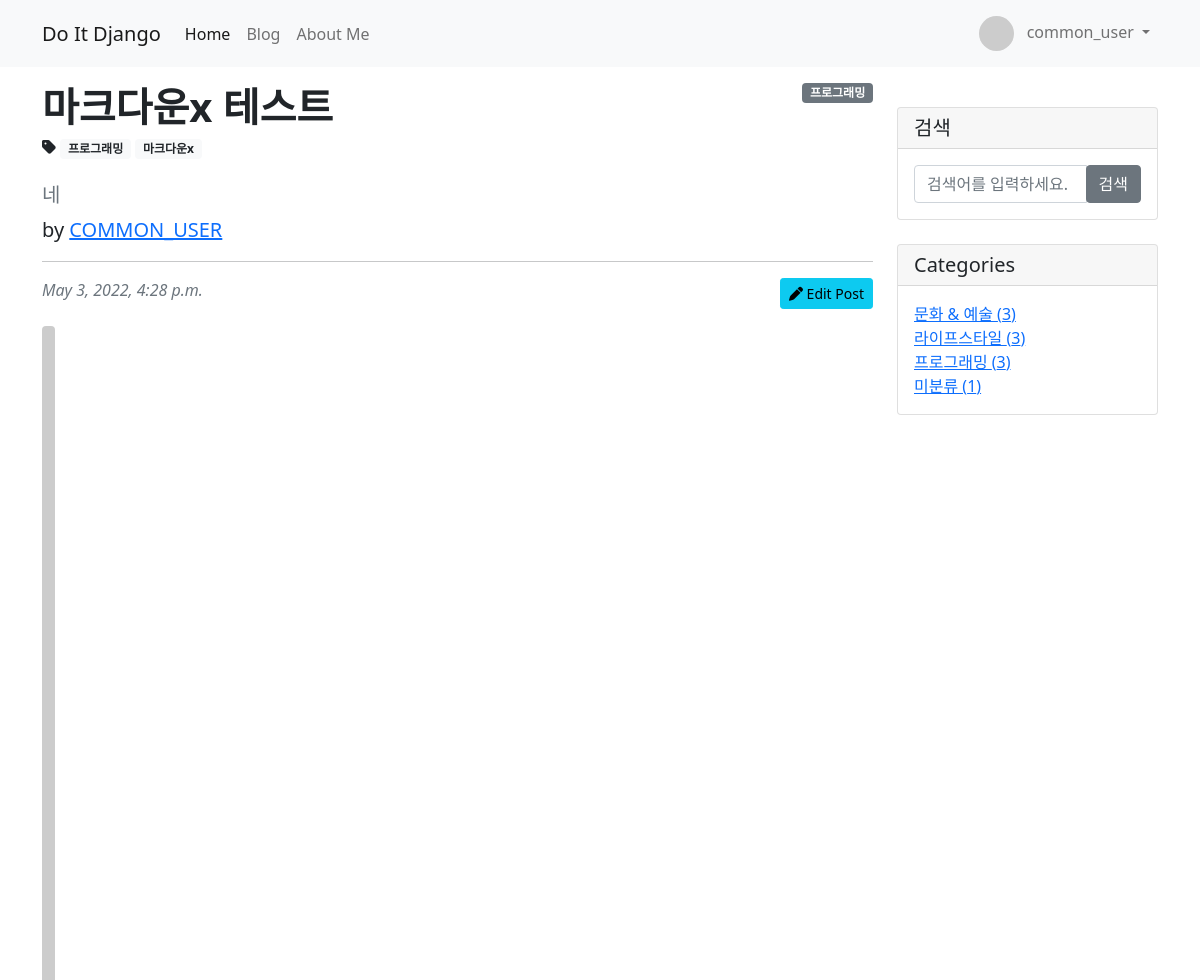
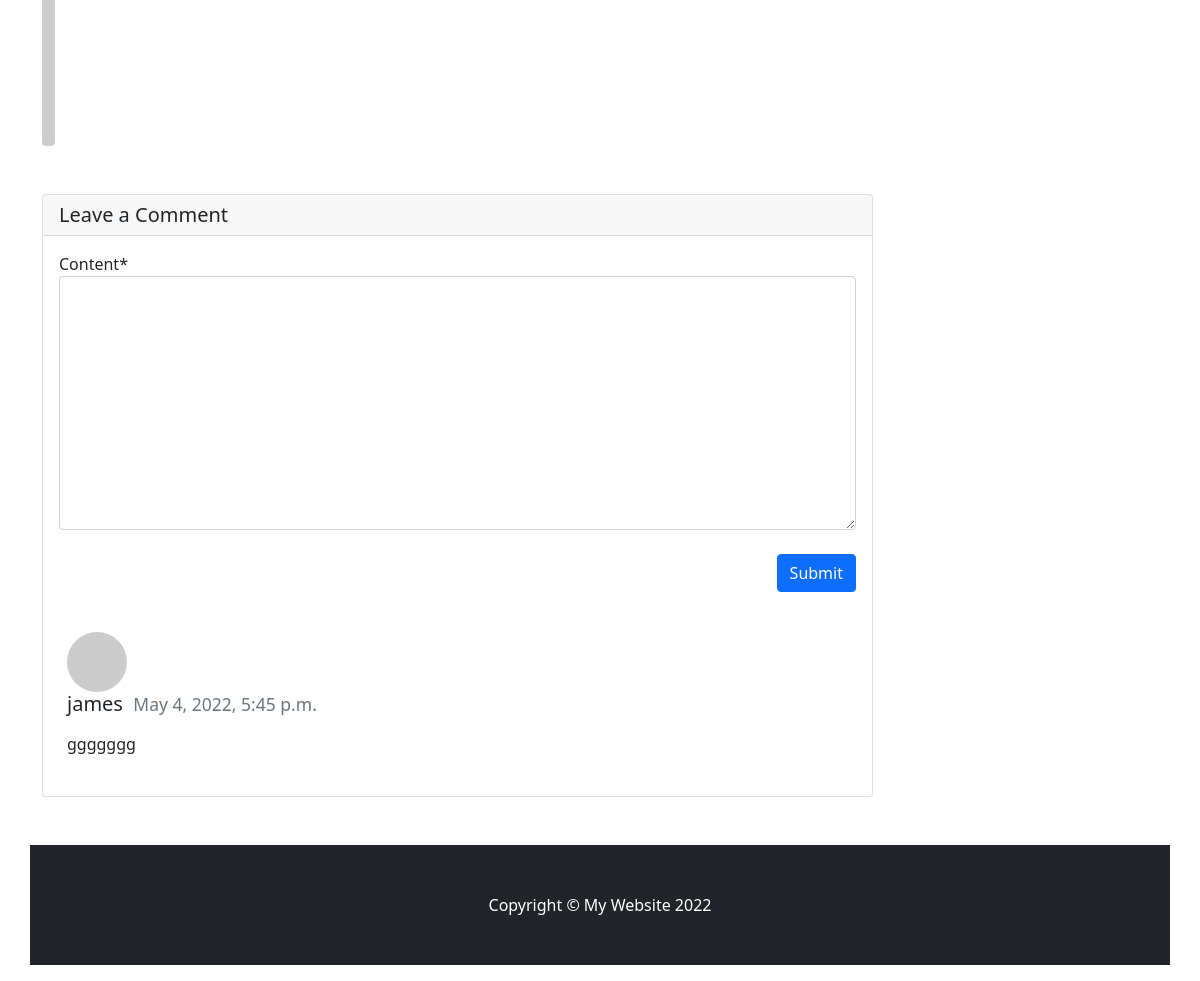
The app's page /blog/13/ (signed in) with its own data (2 pictures, top to bottom).
### blog/models.py (models this page shows, shortened)
class Post(models.Model) :
    title = models.CharField(max_length = 30)
    hook_text = models.CharField(max_length = 100, blank = True)
    content = MarkdownxField()
    head_imag = models.ImageField(upload_to = 'blog/images/%Y/%m/%d/', blank = True)
    file_upload = models.FileField(upload_to = 'blog/files/%Y/%m/%d/', blank = True)
    create_at = models.DateTimeField(auto_now_add = True)
    update_at = models.DateTimeField(auto_now = True)
    author = models.ForeignKey(User, on_delete = models.SET_NULL, null = True)
    category = models.ForeignKey(Category, null = True, blank = True, on_delete = models.SET_NULL)
    tag = models.ManyToManyField(Tag, blank = True)
    def get_absolute_url(self) :
        return f'/blog/{self.pk}/'
    def get_content_markdown(self) :
        return markdown(self.content)

class Category(models.Model) :
    name = models.CharField(max_length = 50, unique = True)
    slug = models.SlugField(max_length = 200, unique = True, allow_unicode = True)
    def __str__(self) :
        return self.name
    def get_absolute_url(self):
        return f'/blog/category/{self.slug}/'
    class Meta :
        verbose_name_plural = 'Categories'

class Tag(models.Model) :
    name = models.CharField(max_length = 50, unique = True)
    slug = models.SlugField(max_length = 200, unique = True, allow_unicode = True)
    def __str__(self) :
        return self.name
    def get_absolute_url(self):
        return f'/blog/tag/{self.slug}/'

class Comment(models.Model) :
    post = models.ForeignKey(Post, on_delete = models.CASCADE)
    author = models.ForeignKey(User, on_delete = models.CASCADE)
    content = models.TextField()
    create_at = models.DateTimeField(auto_now_add = True)
    modified_at = models.DateTimeField(auto_now = True)
    def get_avatar_url(self) :
        if self.author.socialaccount_set.exists() :
            return self.author.socialaccount_set.first().get_avatar_url()
        else :
            return f'https://avatars.dicebear.com/api/micah/{self.author.email}.svg?mood[]=happy&mood[]=sad'

### blog/views.py (the view)
# urls.py: path('<int:pk>/', views.PostDetail.as_view()),
class PostDetail(DetailView) :
    model = Post
    def get_context_data(self, **kwargs) :
        context = super(PostDetail, self).get_context_data()
        context['categories'] = Category.objects.all()
        context['no_category_post_count'] = Post.objects.filter(category = None).count()
        context['comment_form'] = CommentForm
        return context

### blog/templates/blog/post_detail.html (shortened to what this page needs)
{% extends 'blog/base.html' %}
{% load crispy_forms_tags %}
{% block main-area %}
    <div id="post-area">
        {% if post.category %}
            <span class = "badge bg-secondary" style = "float:right;">{{ post.category }}</span>
        {% else %}
            <span class = "badge bg-secondary" style = "float:right;">미분류</span>
        {% endif %}
        <article>
            <header class="mb-4">
                <h1 class="fw-bolder mb-1">{{ post.title }}</h1>
                {% if post.tag.exists %}
                    <i class = "fas fa-tag"></i>
                    {% for tag in post.tag.iterator %}
                        <a href = "{{ tag.get_absolute_url }}"><span class = "badge bg-light text-dark">{{ tag }}</span></a>
                    {% endfor %}
                {% endif %}
                <h5 class="text-muted">{{ post.hook_text }}</h5>
                <p class = "lead">
                    by
                    <a href = "#">{{ post.author | upper }}</a>
                </p>
                <hr/>
                {% if user.is_authenticated and user == post.author %}
                    <a class = "btn btn-info btn-sm" style = "float:right;" href = "/blog/update_post/{{ post.pk }}/" role = "button">
                        <i class = "fas fa-pen"></i>  Edit Post
                    </a>
                {% endif %}
                <div class="text-muted fst-italic mb-2">{{ post.create_at }}</div>
            </header>
            <figure class="mb-4">
                {% if post.head_imag %}
                    <img class="img-fluid rounded" src="{{ post.head_imag.url }}" alt="{{ post.title }} p.head_imag">
                {% else %}
                    <img class="img-fluid rounded" src="https://picsum.photos/seed/{{ post.id }}/800/400" alt="random_image">
                {% endif %}
            </figure>
        </article>
    </div>
    <div id="comment-area">
        <section class="mb-5">
                <div class="card my-4">
                    <h5 class="card-header">Leave a Comment</h5>
                    <div class="card-body">
                        {% if user.is_authenticated %}
                        <form class="mb-4" id="comment-form" method="POST" action="{{ post.get_absolute_url }}new_comment/">
                            {{ comment_form | crispy }}
                            <button type="submit" class="btn btn-primary mt-4" style = "float:right;" rows="3">Submit</button>
                        </form>
                        {% else %}
                        <a role="button" class="btn btn-outline-dark btn-sm" href="#" data-bs-toggle="modal" data-bs-target="#loginModal">
                            Sign in and leave a comment
                        </a>
                        {% endif %}
                    </div>
                    {% if post.comment_set.exists %}
                        {% for comment in post.comment_set.iterator %}
                        <div class="media m-4" id="comment-{{ comment.pk }}">
                            <img class="d-flex mr-3 rounded-circle" src="{{ comment.get_avatar_url }}" alt="{{ comment.author }}" width="60px">
                            <div class="media-body">
                                <h5 class="mt-0">
                                    {{ comment.author.username }}&nbsp;&nbsp;<small class="text-muted">{{ comment.create_at }}</small>
                                </h5>
                                <p>
                                    {{ comment.content | linebreaks }}
                                </p>
                            </div>
                        </div>
                        {% endfor %}
                    {% endif %}
                </div>
        </section>
    </div>
{% endblock %}

### blog/templates/blog/base.html (shortened to what this page needs)
<!DOCTYPE html>
{% load static %}
<html>
    <head>
        <link rel="stylesheet" href="{% static 'blog/bootstrap4/bootstrap.min.css' %}" media="screen">
    </head>
    <body>
        {% include 'blog/navbar.html' %}
        <div class = "container my-3">
            <div class = "row">
                <div class = "col-md-8 col-lg-9", id = "main-area">
                    {% block main-area %}
                    {% endblock %}
                </div>
                <div class = "col-md-4 col-lg-3">
                    <div class = "card my-4">
                        <h5 class = "card-header">검색</h5>
                        <div class = "card-body">
                            <div class = "input-group">
                                <input type = "text" class = "form-control" placeholder = "검색어를 입력하세요." id="search-input">
                                <span class = "input-group-append">
                                    <button class= " btn btn-secondary" type = "button" onclick="searchPost();">검색</span>
                            </div>
                        </div>
                    </div>
                    <div class = "card my-4" id = 'categories-card'>
                        <h5 class = "card-header">Categories</h5>
                        <div class = "card-body">
                            <div class = "row">
                                <div class = "list-unstyled mb-0">
                                    {% for category in categories %}
                                    <li>
                                        <a href = "{{ category.get_absolute_url }}">{{ category }} ({{ category.post_set.count }})</a>
                                    </li>
                                    {% endfor %}
                                    <li>
                                        <a href = "/blog/category/no_category/">미분류 ({{ no_category_post_count }})</a>
                                    </li>
                                </div>
                            </div>
                </div>
            </div>
        </div>
        {% include 'blog/footer.html' %}
    </body>
</html>

### blog/templates/blog/navbar.html (shortened to what this page needs)
{% load socialaccount %}
<nav class="navbar navbar-expand-lg navbar-light bg-light con">
    <div class = "container" >
        <a class="navbar-brand" href="/">Do It Django</a>
        <div class="collapse navbar-collapse" id="navbarSupportedContent">
            <ul class="navbar-nav me-auto mb-2 mb-lg-0">
                <li class="nav-item">
                    <a class="nav-link active" aria-current="page" href="/">Home</a>
                </li>
                <li class="nav-item">
                    <a class="nav-link" href="/blog/">Blog</a>
                </li>
                <li class="nav-item">
                    <a class="nav-link" href="/about_me/">About Me</a>
                </li>
            </ul>
            <ul class = "navbar-nav ml-auto">
                {% if user.is_authenticated %}
                    <li class = "nav-item dropdown">
                        <a class = "nav-link dropdown-toggle" href = "#" id = "navbarDropdownMenuLink" role = "button" data-bs-toggle="dropdown" aria-haspopup="true" aria-expanded="false">
                            {% if user.socialaccount_set.all.0.get_avatar_url %}
                                <img class="rounded-circle" width="35px" src="{{ user.socialaccount_set.all.0.get_avatar_url }}" alt="">
                            {% else %}
                                <img class="rounded-circle" width="35px" src="https://avatars.dicebear.com/api/micah/{user.email}.svg?mood[]=happy&mood[]=sad">
                            {% endif %}
                            {{ user.username }}
                        </a>
                    </li>
                {% else %}
                    <li class="nav-item">
                        <a class="nav-link" href="#" data-bs-toggle="modal" data-bs-target="#loginModal">Sign In</a>
                    </li>
                {% endif %}
            </ul>
        </div>
    </div>
</nav>

### records on screen
Post: category "프로그래밍", title "마크다운x 테스트", hook_text "네", author "COMMON_USER", create_at "May 3, 2022, 4:28 p.m."
Tag: name "프로그래밍"
Tag: name "마크다운x"
Comment: author.username "james", create_at "May 4, 2022, 5:45 p.m.", content "ggggggg"
Category: name "문화 & 예술", post_set.count "3"
Category: name "라이프스타일", post_set.count "3"
Category: name "프로그래밍", post_set.count "3"

### other values on screen
{{ user.username }} "common_user"
{{ no_category_post_count }} "1"
